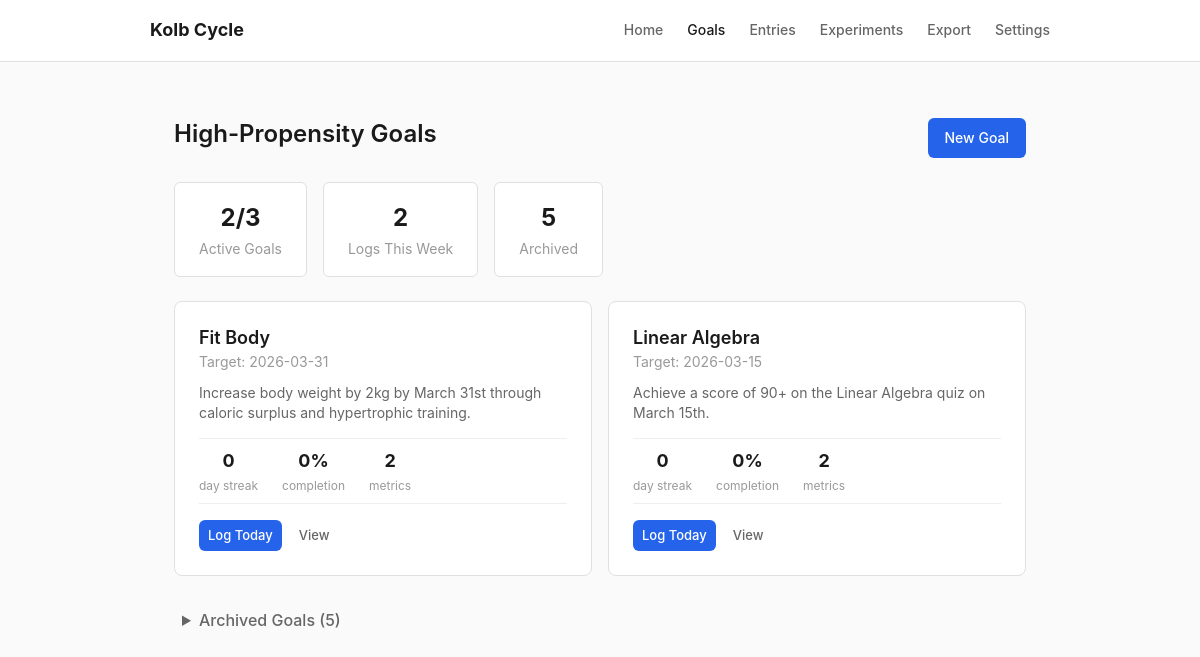
The page /goals on the database its author committed.
### tables this page shows
CREATE TABLE goals (
                id INTEGER PRIMARY KEY AUTOINCREMENT,
                title TEXT NOT NULL,
                description TEXT DEFAULT '',
                outcome_target TEXT DEFAULT '',
                target_date DATE,
                target_metric TEXT DEFAULT '',
                is_archived INTEGER DEFAULT 0,
                created_at DATETIME DEFAULT CURRENT_TIMESTAMP,
                updated_at DATETIME DEFAULT CURRENT_TIMESTAMP
            );

### app.py (the view)
@app.route("/goals")
def goals_dashboard():
    goals = db.list_goals(include_archived=False)
    archived_goals = db.list_goals(include_archived=True)
    archived_goals = [g for g in archived_goals if g.get("is_archived")]
    for goal in goals:
        goal["streak"] = db.calculate_goal_streak(goal["id"])
        goal["completion_rate"] = db.get_goal_completion_rate(goal["id"])
    stats = db.get_goals_dashboard_stats()
    return render_template(
        "goals_dashboard.html",
        goals=goals,
        archived_goals=archived_goals,
        stats=stats,
    )

### app.py (called while the page is built)
@app.context_processor
def inject_globals():
    settings = db.get_all_settings()
    return {"settings": settings, "now": datetime.now()}

### db.py (called while the page is built, shortened)
@contextmanager
def get_db():
    conn = sqlite3.connect(DATABASE_PATH)
    conn.row_factory = sqlite3.Row
    conn.execute("PRAGMA foreign_keys = ON")
    try:
        yield conn
        conn.commit()
    except Exception:
        conn.rollback()
        raise
    finally:
        conn.close()

def get_all_settings():
    defaults = {
        "preferred_mode": "wizard",
        "default_domain": "",
        "autosave_enabled": "true",
        "font_size": "medium",
    }
    with get_db() as conn:
        rows = conn.execute("SELECT key, value FROM settings").fetchall()
        settings = {row["key"]: row["value"] for row in rows}
    for k, v in defaults.items():
        if k not in settings:
            settings[k] = v
    return settings

def list_goals(include_archived=False):
    query = "SELECT * FROM goals"
    if not include_archived:
        query += " WHERE is_archived = 0"
    query += " ORDER BY created_at DESC"
    with get_db() as conn:
        goals = conn.execute(query).fetchall()
        result = []
        for goal in goals:
            g = dict(goal)
            metric_count = conn.execute(
                "SELECT COUNT(*) as c FROM goal_performance_metrics WHERE goal_id = ?",
                (g["id"],),
            ).fetchone()["c"]
            g["metric_count"] = metric_count
            last_log = conn.execute(
                "SELECT log_date FROM goal_daily_logs WHERE goal_id = ? ORDER BY log_date DESC LIMIT 1",
                (g["id"],),
            ).fetchone()
            g["last_log_date"] = last_log["log_date"] if last_log else None
            result.append(g)
        return result

def calculate_goal_streak(goal_id):
    from datetime import date, timedelta
    with get_db() as conn:
        logs = conn.execute(
            """
            SELECT log_date FROM goal_daily_logs
            WHERE goal_id = ?
            ORDER BY log_date DESC
        """,
            (goal_id,),
        ).fetchall()
        if not logs:
            return 0

### templates/goals_dashboard.html (shortened to what this page needs)
{% extends "base.html" %}
{% block content %}
<div class="container">
    <div class="flex-between mb-lg">
        <h1>High-Propensity Goals</h1>
        {% if stats.can_create %}
        <a href="{{ url_for('new_goal') }}" class="btn btn-primary">New Goal</a>
        {% else %}
        <span class="text-muted text-sm">3/3 active goals (archive one to add more)</span>
        {% endif %}
    </div>
    <div class="goals-stats mb-lg">
        <div class="stat-card">
            <div class="stat-value">{{ stats.active_count }}/3</div>
            <div class="stat-label">Active Goals</div>
        </div>
        <div class="stat-card">
            <div class="stat-value">{{ stats.logs_this_week }}</div>
            <div class="stat-label">Logs This Week</div>
        </div>
        {% if stats.archived_count > 0 %}
        <div class="stat-card">
            <div class="stat-value">{{ stats.archived_count }}</div>
            <div class="stat-label">Archived</div>
        </div>
        {% endif %}
    </div>
    {% if goals %}
    <div class="goals-grid">
        {% for goal in goals %}
        <div class="goal-card">
            <div class="goal-card-header">
                <h3 class="goal-card-title">
                    <a href="{{ url_for('view_goal', goal_id=goal.id) }}">{{ goal.title }}</a>
                </h3>
                {% if goal.target_date %}
                <span class="text-sm text-muted">Target: {{ goal.target_date }}</span>
                {% endif %}
            </div>
            {% if goal.outcome_target %}
            <p class="goal-card-outcome text-sm text-secondary">{{ goal.outcome_target[:100] }}{% if goal.outcome_target|length > 100 %}...{% endif %}</p>
            {% endif %}
            <div class="goal-card-stats">
                <div class="goal-stat">
                    <span class="goal-stat-value {% if goal.streak > 0 %}text-success{% endif %}">{{ goal.streak }}</span>
                    <span class="goal-stat-label">day streak</span>
                </div>
                <div class="goal-stat">
                    <span class="goal-stat-value">{{ goal.completion_rate }}%</span>
                    <span class="goal-stat-label">completion</span>
                </div>
                <div class="goal-stat">
                    <span class="goal-stat-value">{{ goal.metric_count }}</span>
                    <span class="goal-stat-label">metrics</span>
                </div>
            </div>
            <div class="goal-card-actions">
                <a href="{{ url_for('goal_daily_log', goal_id=goal.id) }}" class="btn btn-primary btn-sm">Log Today</a>
                <a href="{{ url_for('view_goal', goal_id=goal.id) }}" class="btn btn-ghost btn-sm">View</a>
            </div>
        </div>
        {% endfor %}
    </div>
    {% else %}
    <div class="empty-state">
        <div class="empty-state-title">No active goals</div>
        <div class="empty-state-text">Create your first high-propensity goal to start tracking performance.</div>
        <a href="{{ url_for('new_goal') }}" class="btn btn-primary">Create Goal</a>
    </div>
    {% endif %}
    {% if archived_goals %}
    <div class="mt-lg">
        <details class="archived-section">
            <summary class="text-secondary">
                Archived Goals ({{ archived_goals|length }})
            </summary>
        </details>
    </div>
    {% endif %}
</div>
{% endblock %}

### static/css/style.css (style rules this page uses)
:root { --bg-primary: #fafafa; --bg-secondary: #ffffff; --bg-tertiary: #f5f5f5; --text-primary: #1a1a1a; --text-secondary: #666666; --text-muted: #999999; --border-color: #e0e0e0; --border-light: #eeeeee; --accent-primary: #2563eb; --accent-hover: #1d4ed8; --accent-light: #eff6ff; --success: #16a34a; --success-light: #dcfce7; --warning: #ca8a04; --warning-light: #fef9c3; --error: #dc2626; --error-light: #fee2e2; --info: #0891b2; --info-light: #cffafe; --step-1: #8b5cf6; --step-2: #06b6d4; --step-3: #f59e0b; --step-4: #10b981; --valence-positive: #16a34a; --valence-negative: #dc2626; --valence-neutral: #6b7280; --space-xs: 0.25rem; --space-sm: 0.5rem; --space-md: 1rem; --space-lg: 1.5rem; --space-xl: 2rem; --space-2xl: 3rem; --font-sans: -apple-system, BlinkMacSystemFont, "Segoe UI", Roboto, "Helvetica Neue", Arial, sans-serif; --font-mono: ui-monospace, SFMono-Regular, "SF Mono", Menlo, Monaco, Consolas, monospace; --font-size-sm: 0.875rem; --font-size-base: 1rem; --font-size-lg: 1.125rem; --font-size-xl: 1.25rem; --font-size-2xl: 1.5rem; --line-height: 1.6; --max-width: 900px; --sidebar-width: 280px; --radius: 6px; --radius-lg: 8px; --shadow-sm: 0 1px 2px rgba(0,0,0,0.05); --shadow-md: 0 4px 6px rgba(0,0,0,0.07); --shadow-lg: 0 10px 15px rgba(0,0,0,0.1); }
*, *::before, *::after { box-sizing: border-box; margin: 0; padding: 0; }
html { font-size: 16px; -webkit-font-smoothing: antialiased; }
body { font-family: var(--font-sans); font-size: var(--font-size-base); line-height: var(--line-height); color: var(--text-primary); background-color: var(--bg-primary); min-height: 100vh; }
h1, h2, h3, h4, h5, h6 { font-weight: 600; line-height: 1.3; margin-bottom: var(--space-sm); }
h1 { font-size: var(--font-size-2xl); }
h3 { font-size: var(--font-size-lg); }
p { margin-bottom: var(--space-md); }
a { color: var(--accent-primary); text-decoration: none; }
.container { max-width: var(--max-width); margin: 0 auto; padding: var(--space-lg); }
.btn { display: inline-flex; align-items: center; justify-content: center; gap: var(--space-xs); padding: var(--space-sm) var(--space-md); font-size: var(--font-size-sm); font-weight: 500; font-family: inherit; border-radius: var(--radius); border: 1px solid transparent; cursor: pointer; text-decoration: none; transition: all 0.15s ease; white-space: nowrap; }
.btn-primary { background: var(--accent-primary); color: white; }
.btn-ghost { background: transparent; color: var(--text-secondary); }
.btn-sm { padding: var(--space-xs) var(--space-sm); font-size: 0.8125rem; }
.text-muted { color: var(--text-muted); }
.text-secondary { color: var(--text-secondary); }
.text-sm { font-size: var(--font-size-sm); }
.mb-lg { margin-bottom: var(--space-lg); }
.mt-lg { margin-top: var(--space-lg); }
.flex-between { display: flex; justify-content: space-between; align-items: center; }
.goals-stats { display: flex; gap: var(--space-md); flex-wrap: wrap; }
.stat-card { background: var(--bg-secondary); border: 1px solid var(--border-color); border-radius: var(--radius); padding: var(--space-md) var(--space-lg); text-align: center; min-width: 100px; }
.stat-value { font-size: var(--font-size-2xl); font-weight: 700; color: var(--text-primary); }
.stat-label { font-size: var(--font-size-sm); color: var(--text-muted); }
.goals-grid { display: grid; grid-template-columns: repeat(auto-fill, minmax(300px, 1fr)); gap: var(--space-md); }
.goal-card { background: var(--bg-secondary); border: 1px solid var(--border-color); border-radius: var(--radius-lg); padding: var(--space-lg); transition: border-color 0.15s ease, box-shadow 0.15s ease; }
.goal-card-header { margin-bottom: var(--space-sm); }
.goal-card-title { margin: 0; font-size: var(--font-size-lg); }
.goal-card-title a { color: var(--text-primary); }
.goal-card-outcome { margin-bottom: var(--space-md); line-height: 1.4; }
.goal-card-stats { display: flex; gap: var(--space-lg); margin-bottom: var(--space-md); padding: var(--space-sm) 0; border-top: 1px solid var(--border-light); border-bottom: 1px solid var(--border-light); }
.goal-stat { display: flex; flex-direction: column; align-items: center; }
.goal-stat-value { font-size: var(--font-size-lg); font-weight: 700; }
.goal-stat-label { font-size: 0.75rem; color: var(--text-muted); }
.goal-card-actions { display: flex; gap: var(--space-sm); }
.archived-section { cursor: pointer; }
.archived-section summary { padding: var(--space-sm); font-weight: 500; }

### rows shown on the page
goals: title "Fit Body", target_date "2026-03-31", outcome_target "Increase body weight by 2kg by March 31st through caloric surplus and hypertrophic training.", streak "0", completion_rate "0", metric_count "2"
goals: title "Linear Algebra", target_date "2026-03-15", outcome_target "Achieve a score of 90+ on the Linear Algebra quiz on March 15th.", streak "0", completion_rate "0", metric_count "2"

### other values the page prints
{{ stats.active_count }} "2"
{{ stats.logs_this_week }} "2"
{{ stats.archived_count }} "5"
{{ archived_goals|length }} "5"
